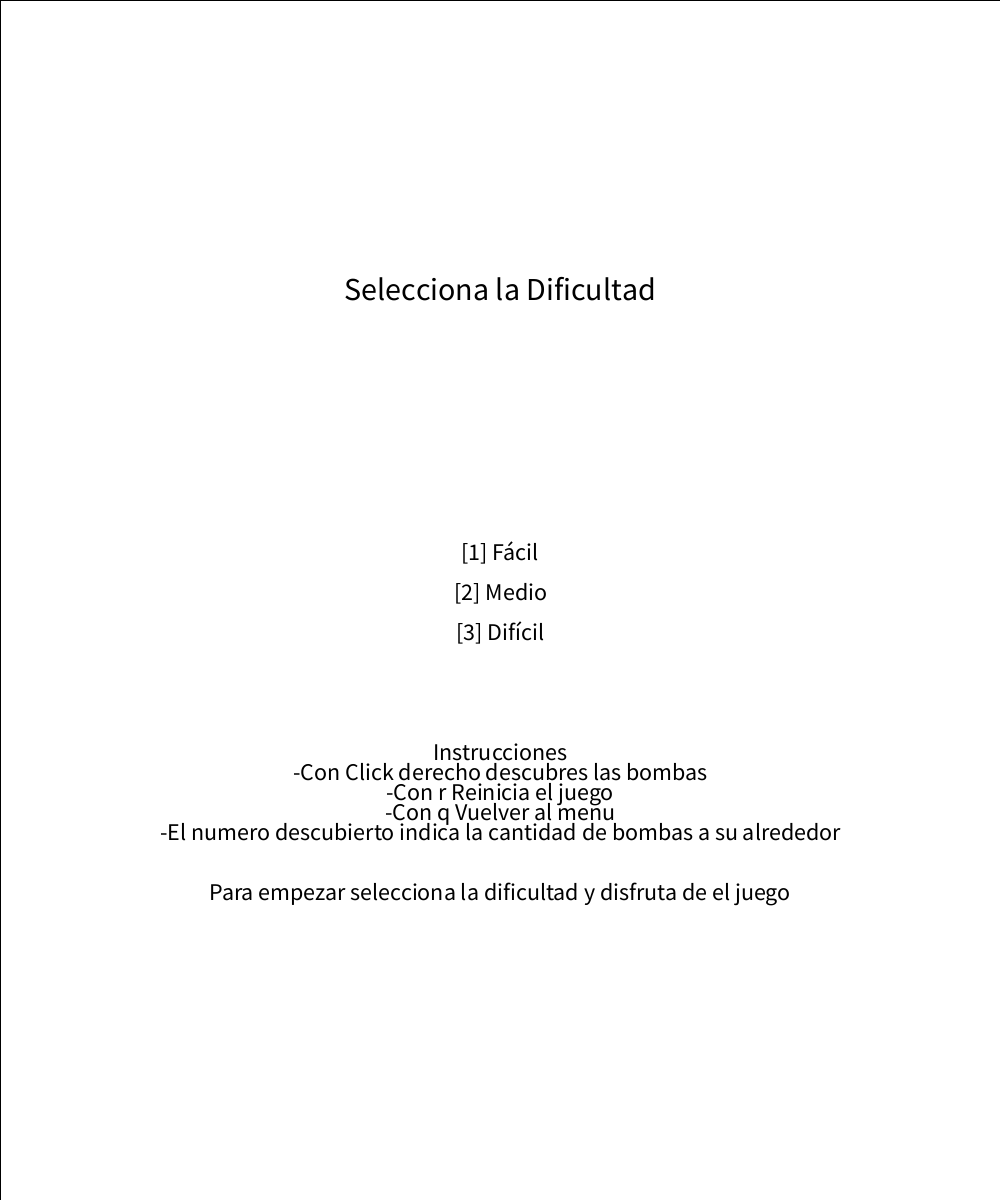
Frame 1 (no input)
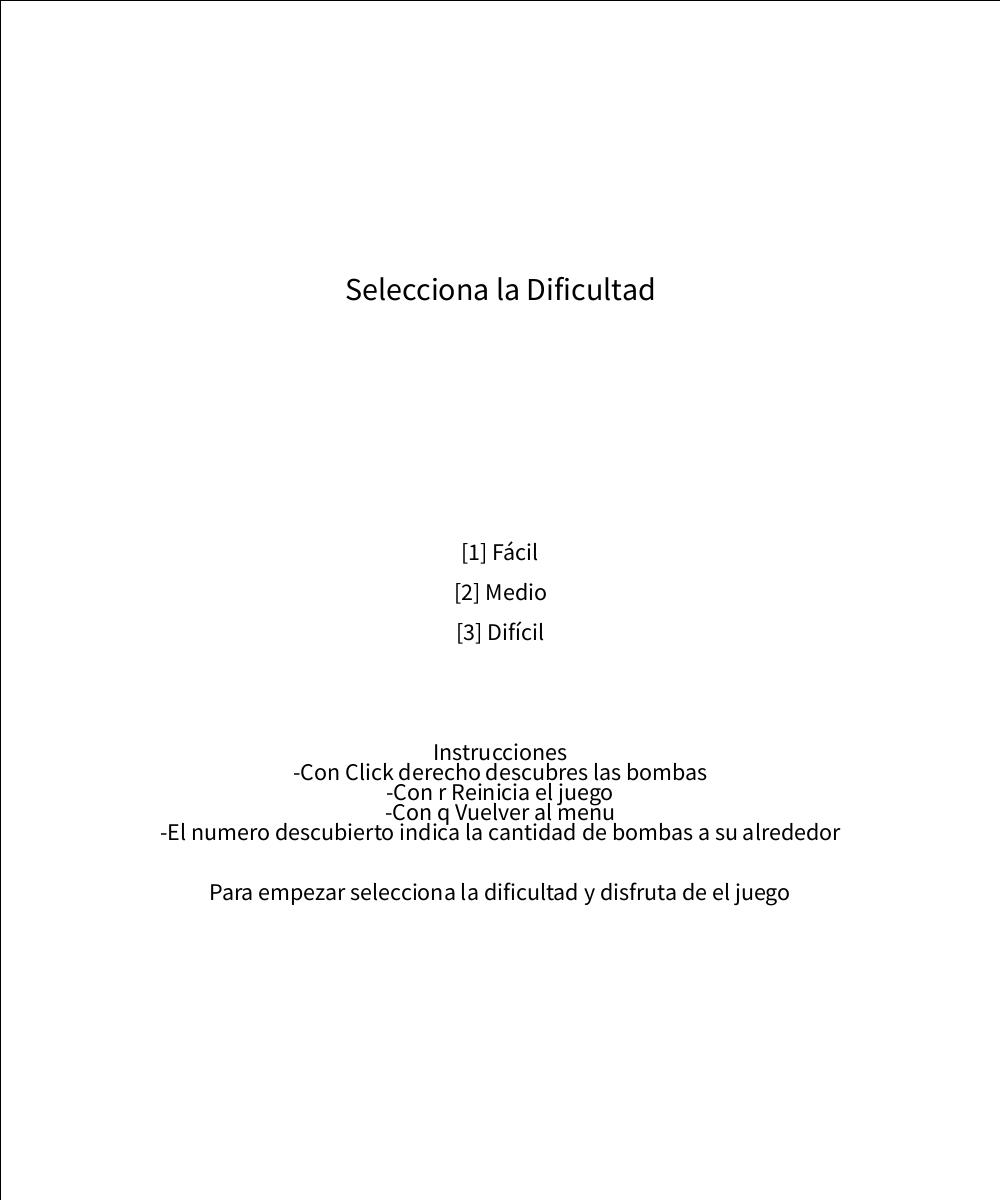
Frame 60 (the mouse pressed at the canvas centre just before this capture)
Frame 120 (the mouse held since frame 60 and released just before this capture): identical to frame 60, image omitted

The Processing sketch that drew these frames (run headless with seeded random() and noise(); from frame 60 on, the mouse is pressed at the canvas centre):

// Processing sketch: BuscaMinasProcessing
// ── BuscaMinasProcessing.pde
int cols, rows;
int w = 40; // Tamaño de las casillas
int totalMines;
Casilla[][] grid;
boolean gameOver;
boolean gameWon;
int flaggedMines;
boolean showMenu = true;
String currentDifficulty = "medio";
int menuHeight = 40; // Altura del menú inferior
int topMenuHeight = 40; // Altura del menú superior

void setup() {
  size(1000, 1200); // Tamaño de la ventana aumentado
}

void iniciarJuego(String dificultad) {
  showMenu = false;
  if (dificultad.equals("fácil")) {
    cols = 10;
    rows = 10;
    totalMines = 10;
  } else if (dificultad.equals("medio")) {
    cols = 20;
    rows = 20;
    totalMines = 40;
  } else if (dificultad.equals("difícil")) {
    cols = 21;
    rows = 21;
    totalMines = 99;
  }

  grid = new Casilla[cols][rows];
  for (int i = 0; i < cols; i++) {
    for (int j = 0; j < rows; j++) {
      grid[i][j] = new Casilla(i, j, w);
    }
  }

  int minesPlaced = 0;
  while (minesPlaced < totalMines) {
    int i = int(random(cols));
    int j = int(random(rows));
    if (!grid[i][j].isMine) {
      grid[i][j].isMine = true;
      minesPlaced++;
    }
  }

  for (int i = 0; i < cols; i++) {
    for (int j = 0; j < rows; j++) {
      grid[i][j].countMines();
    }
  }

  gameOver = false;
  gameWon = false;
  flaggedMines = 0;
  loop();
}

void draw() {
  background(255);

  if (showMenu) {
    showDifficultyMenu();
  } else {
    int tableroAltura = rows * w;
    int tableroAnchura = cols * w;

    translate((width - tableroAnchura) / 2, (height - tableroAltura - menuHeight - topMenuHeight) / 2 + topMenuHeight);

    for (int i = 0; i < cols; i++) {
      for (int j = 0; j < rows; j++) {
        grid[i][j].show();
      }
    }


    // Muestra el menú superior centrado con la dificultad actual
    fill(0);
    textSize(24);
    textAlign(CENTER);
    text("Dificultad: " + currentDifficulty.toUpperCase(), width / 4, topMenuHeight - 70);

    if (gameOver) {
      fill(0);
      textSize(32);
      textAlign(CENTER);
      text("Juego Terminado", width / 2, (height - menuHeight) / 2);
      noLoop();
    } else if (gameWon) {
      fill(0);
      textSize(32);
      textAlign(CENTER);
      text("¡Ganaste!", width / 2, (height - menuHeight) / 2);
      noLoop();
    }
  }
}

void showDifficultyMenu() {
  fill(255);
  rect(0, 0, width, height);
  fill(0);
  textSize(32);
  textAlign(CENTER);
  text("Selecciona la Dificultad", width / 2, height / 4);
  textSize(24);
  text("[1] Fácil", width / 2, height / 2 - 40);
  text("[2] Medio", width / 2, height / 2);
  text("[3] Difícil", width / 2, height / 2 + 40);
  text("Instrucciones", width / 2, height / 2 + 160);
  text("-Con Click derecho descubres las bombas", width / 2, height / 2 + 180);
  text("-Con r Reinicia el juego", width / 2, height / 2 + 200);
  text("-Con q Vuelver al menu", width / 2, height / 2 + 220);
  text("-El numero descubierto indica la cantidad de bombas a su alrededor", width / 2, height / 2 + 240);
  text("Para empezar selecciona la dificultad y disfruta de el juego", width / 2, height / 2 + 300);
  
}

void mousePressed() {
  if (!showMenu && mouseY > topMenuHeight && mouseY < height - menuHeight) {
    float offsetX = (width - cols * w) / 2;
    float offsetY = (height - rows * w - menuHeight - topMenuHeight) / 2 + topMenuHeight;
    for (int i = 0; i < cols; i++) {
      for (int j = 0; j < rows; j++) {
        if (grid[i][j].contains(mouseX - offsetX, mouseY - offsetY)) {
          if (mouseButton == RIGHT) {
            grid[i][j].flagged = !grid[i][j].flagged;
            flaggedMines += grid[i][j].flagged ? 1 : -1;
          } else if (mouseButton == LEFT) {
            grid[i][j].reveal();
            if (grid[i][j].isMine) {
              gameOver = true;
            }
          }
        }
      }
    }

    if (flaggedMines == totalMines && checkWin()) {
      gameWon = true;
    }
  }
}

void keyPressed() {
  if (showMenu) {
    if (key == '1') {
      currentDifficulty = "fácil";
      iniciarJuego(currentDifficulty);
    } else if (key == '2') {
      currentDifficulty = "medio";
      iniciarJuego(currentDifficulty);
    } else if (key == '3') {
      currentDifficulty = "difícil";
      iniciarJuego(currentDifficulty);
    }
  } else {
    if (key == 'r') {
      iniciarJuego(currentDifficulty);
    } else if (key == 'q') {
      showMenu = true;
      loop();
    }
  }
}

boolean checkWin() {
  for (int i = 0; i < cols; i++) {
    for (int j = 0; j < rows; j++) {
      if ((grid[i][j].isMine && !grid[i][j].flagged) || (!grid[i][j].isMine && !grid[i][j].revealed)) {
        return false;
      }
    }
  }
  return true;
}

class Casilla {
  int x, y;
  float w;
  boolean isMine;
  boolean revealed;
  boolean flagged;
  int neighboringMines;

  Casilla(int i, int j, float w) {
    this.x = i;
    this.y = j;
    this.w = w;
    isMine = false;
    revealed = false;
    flagged = false;
  }

  void countMines() {
    if (isMine) {
      neighboringMines = -1;
      return;
    }
    int total = 0;
    for (int i = -1; i <= 1; i++) {
      for (int j = -1; j <= 1; j++) {
        int ni = x + i;
        int nj = y + j;
        if (ni >= 0 && ni < cols && nj >= 0 && nj < rows) {
          if (grid[ni][nj].isMine) {
            total++;
          }
        }
      }
    }
    neighboringMines = total;
  }

  void reveal() {
    revealed = true;
    if (neighboringMines == 0) {
      for (int i = -1; i <= 1; i++) {
        for (int j = -1; j <= 1; j++) {
          int ni = x + i;
          int nj = y + j;
          if (ni >= 0 && ni < cols && nj >= 0 && nj < rows) {
            if (!grid[ni][nj].revealed) {
              grid[ni][nj].reveal();
            }
          }
        }
      }
    }
  }

  boolean contains(float px, float py) {
    return px > x * w && px < x * w + w && py > y * w && py < y * w + w;
  }

  void show() {
    stroke(0);
    noFill();
    rect(x * w, y * w, w, w);
    if (revealed) {
      if (isMine) {
        fill(127);
        ellipse(x * w + w * 0.5, y * w + w * 0.5, w * 0.5, w * 0.5);
      } else {
        fill(200);
        rect(x * w, y * w, w, w);
        if (neighboringMines > 0) {
          fill(0);
          textAlign(CENTER);
          textSize(30);
          text(neighboringMines, x * w + w * 0.5, y * w + w - 4);
        }
      }
    } else if (flagged) {
      fill(255, 0, 0);
      rect(x * w, y * w, w, w);
    }
  }
}
